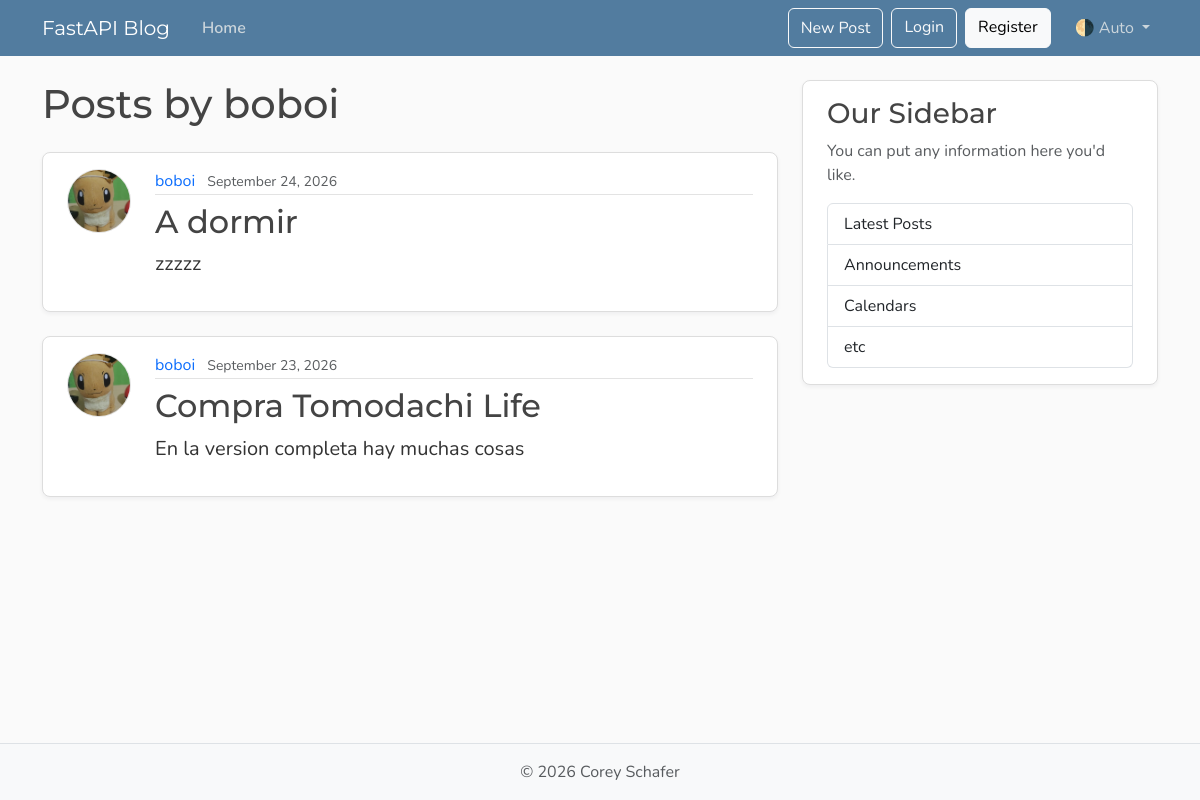
Before: /users/1/posts with the older database file.
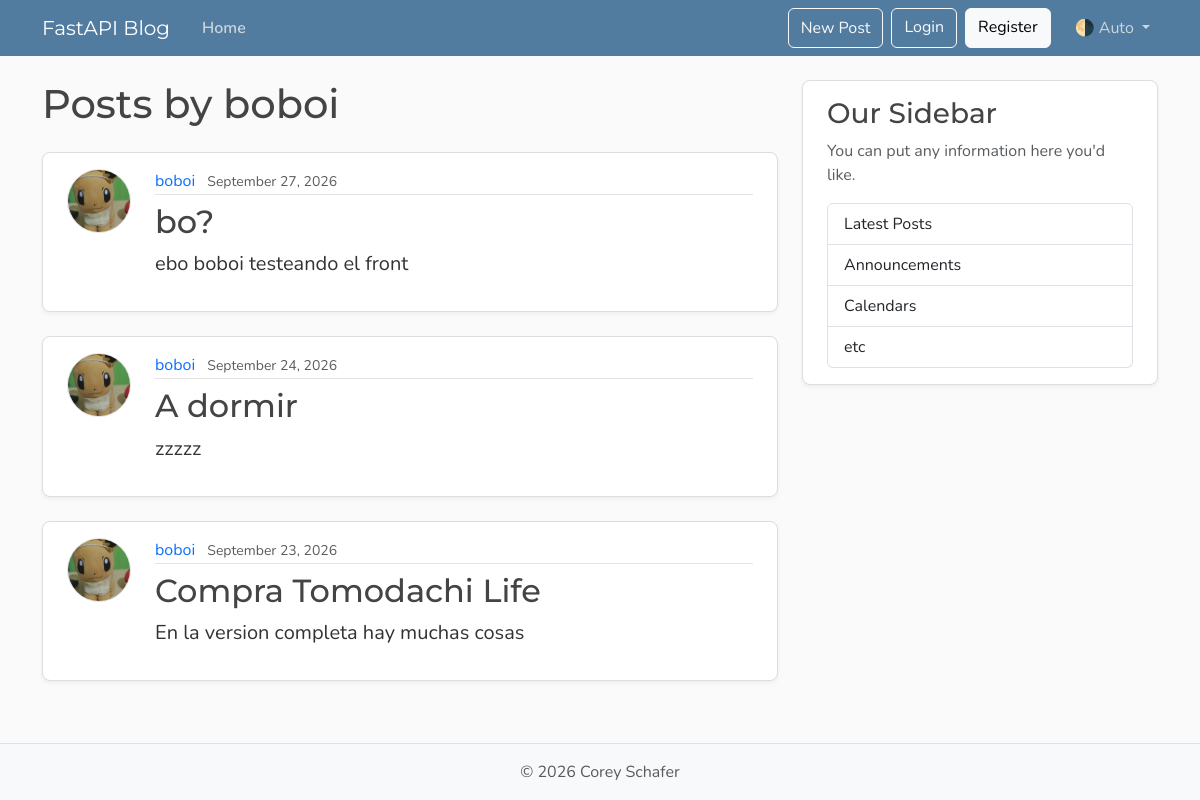
After: the same page with the newer database file.
### models.py (models this page shows, shortened)
class Post(Base):
    __tablename__ = "posts"
    id: Mapped[int] = mapped_column(Integer, primary_key=True, index=True)
    title: Mapped[str] = mapped_column(String(100), nullable=False)
    content: Mapped[str] = mapped_column(Text, nullable=False)
    user_id: Mapped[int] = mapped_column(ForeignKey("users.id"), nullable=False, index=True)
    date_posted: Mapped[datetime] = mapped_column(DateTime(timezone=True), nullable=False, default=lambda: datetime.now(UTC))
    author: Mapped[User] = relationship("User", back_populates="posts")

class User(Base):
    __tablename__ = "users"
    id: Mapped[int] = mapped_column(Integer, primary_key=True, index=True)
    username: Mapped[str] = mapped_column(String(50), unique=True, nullable=False)
    email: Mapped[str] = mapped_column(String(120), unique=True, nullable=False)
    image_file: Mapped[str | None] = mapped_column(String(200), nullable=True, default=None)
    posts: Mapped[list[Post]] = relationship("Post", back_populates="author", cascade="all, delete-orphan")

### main.py (the view)
@app.get("/users/{user_id}/posts", include_in_schema=False, name="user_posts")
async def user_posts_page(request: Request, user_id: int, db: Annotated[AsyncSession, Depends(get_db)]):
    result = await db.execute(select(models.User).where(models.User.id == user_id))
    user = result.scalars().first()
    if not user:
        raise HTTPException(status_code=status.HTTP_404_NOT_FOUND, detail="User not found")
    result = await db.execute(select(models.Post)
                              .options(selectinload(models.Post.author))
                              .where(models.Post.user_id == user_id)
                              .order_by(models.Post.date_posted.desc()))
    posts = result.scalars().all()
    return templates.TemplateResponse(request, "user_posts.html", {"posts": posts, "user": user, "title": f"{user.username}'s Posts"})

### templates/user_posts.html
{% extends "layout.html" %}
{% block content %}
  <h1 class="mb-4">Posts by {{ user.username }}</h1>
  {% for post in posts %}
    <article class="content-section py-3 px-4 mb-4">
      <div class="d-flex align-items-start gap-4">
        <img class="rounded-circle article-img flex-shrink-0"
             src="{{ post.author.image_path }}"
             alt="{{ post.author.username }}'s profile picture"
             width="64"
             height="64"
             loading="lazy">
        <div class="flex-grow-1">
          <div class="article-metadata mb-2">
            <a class="me-2"
               href="{{ url_for('user_posts', user_id=post.author.id) }}">{{ post.author.username }}</a>
            <small class="text-body-secondary">{{ post.date_posted.strftime("%B %d, %Y") }}</small>
          </div>
          <h2>
            <a class="article-title"
               href="{{ url_for('post_page', post_id=post.id) }}">{{ post.title }}</a>
          </h2>
          <p class="article-content">{{ post.content }}</p>
        </div>
      </div>
    </article>
  {% else %}
    <p class="text-body-secondary">No posts by this user yet.</p>
  {% endfor %}
{% endblock content %}

Changed rows visible on the page:
added Post: author.image_path (picture), author.username "boboi", date_posted "September 27, 2026", title "bo?", content "ebo boboi testeando el front"
